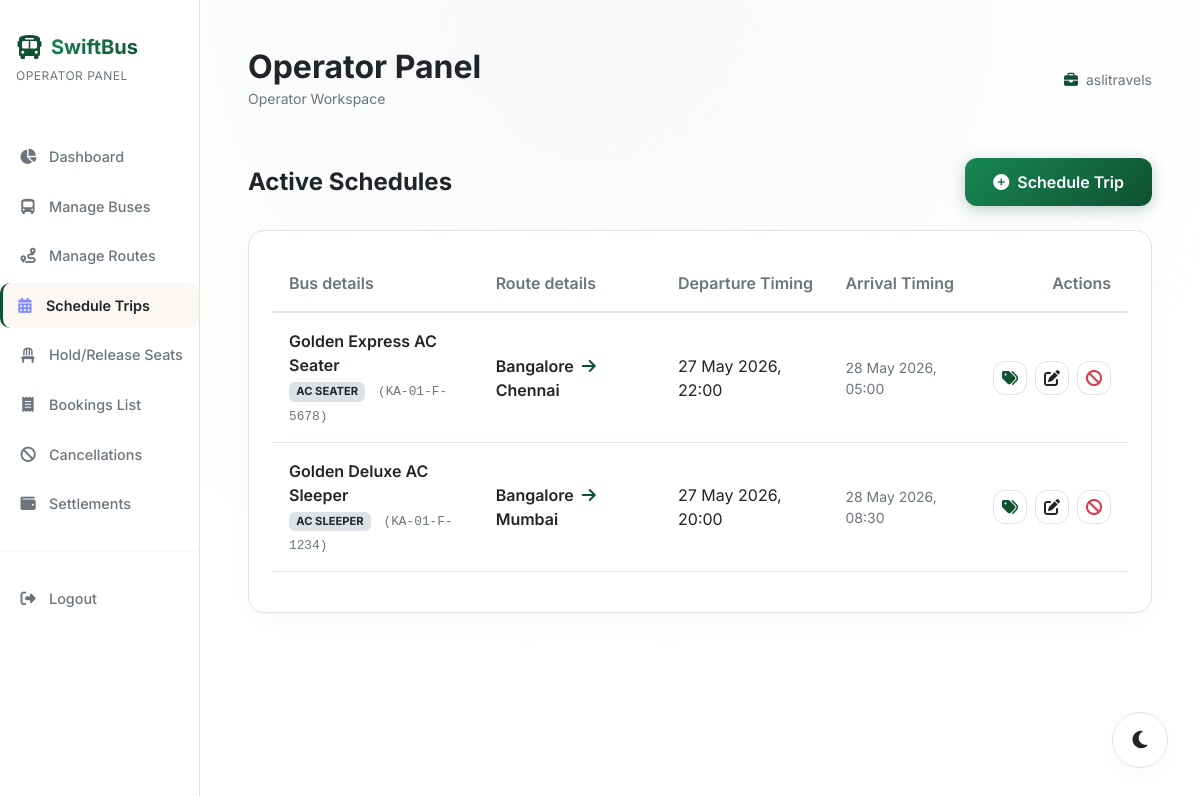
/admin/trips.php (signed in), run on the app's committed database.
### tables this page shows
CREATE TABLE trips (
    id INT AUTO_INCREMENT PRIMARY KEY,
    bus_id INT NOT NULL,
    route_id INT NOT NULL,
    admin_id INT NOT NULL,
    departure_time DATETIME NOT NULL,
    arrival_time DATETIME NOT NULL,
    base_fare DECIMAL(10,2) NOT NULL,
    seat_prices TEXT NULL,  
    status ENUM('active', 'cancelled') NOT NULL DEFAULT 'active',
    FOREIGN KEY (bus_id) REFERENCES buses(id) ON DELETE CASCADE,
    FOREIGN KEY (route_id) REFERENCES routes(id) ON DELETE CASCADE,
    FOREIGN KEY (admin_id) REFERENCES users(id) ON DELETE CASCADE
);

CREATE TABLE buses (
    id INT AUTO_INCREMENT PRIMARY KEY,
    admin_id INT NOT NULL,
    bus_name VARCHAR(100) NOT NULL,
    bus_number VARCHAR(50) NOT NULL,
    bus_type ENUM('AC Sleeper', 'Non-AC Sleeper', 'AC Seater', 'Non-AC Seater') NOT NULL,
    total_seats INT NOT NULL,
    seat_layout_type VARCHAR(20) DEFAULT '2x2',
    status ENUM('active', 'inactive') NOT NULL DEFAULT 'active',
    discount_type ENUM('none', 'percentage', 'fixed') NOT NULL DEFAULT 'none',
    percentage DECIMAL(5,2) NOT NULL DEFAULT 0.00,
    fixed DECIMAL(10,2) NOT NULL DEFAULT 0.00,
    created_at TIMESTAMP DEFAULT CURRENT_TIMESTAMP,
    FOREIGN KEY (admin_id) REFERENCES users(id) ON DELETE CASCADE
);

CREATE TABLE routes (
    id INT AUTO_INCREMENT PRIMARY KEY,
    admin_id INT NOT NULL,
    source VARCHAR(100) NOT NULL,
    destination VARCHAR(100) NOT NULL,
    distance_km INT NOT NULL,
    duration VARCHAR(50) NOT NULL DEFAULT '6 hours',
    pickup_points TEXT NOT NULL,  
    drop_points TEXT NOT NULL,    
    status ENUM('active', 'inactive') NOT NULL DEFAULT 'active',
    FOREIGN KEY (admin_id) REFERENCES users(id) ON DELETE CASCADE
);

### includes/auth_middleware.php (called while the page is built, shortened)
<?php
function get_logged_user() {
    return [
        'id' => $_SESSION['user_id'] ?? null,
        'username' => $_SESSION['username'] ?? 'Guest',
        'role' => $_SESSION['user_role'] ?? 'customer',
        'email' => $_SESSION['user_email'] ?? ''
    ];
}

### admin/trips.php (the view, shortened to what this page needs)
<?php
require_once __DIR__ . '/header.php';
?>
<link rel="stylesheet" href="https://cdn.jsdelivr.net/npm/flatpickr/dist/flatpickr.min.css">
<link rel="stylesheet" href="https://cdn.jsdelivr.net/npm/flatpickr/dist/themes/dark.css">
<?php
$admin_id = $_SESSION['user_id'];
try {
    $stmt = $pdo->prepare("
        SELECT
            t.id AS trip_id,
            t.departure_time,
            t.arrival_time,
            t.base_fare,
            t.bus_id,
            t.route_id,
            t.status AS trip_status,
            b.bus_name,
            b.bus_number,
            b.bus_type,
            r.source,
            r.destination
        FROM trips t
        JOIN buses b ON t.bus_id = b.id
        JOIN routes r ON t.route_id = r.id
        WHERE b.admin_id = ? AND t.status = 'active'
        ORDER BY t.departure_time DESC
    ");
    $stmt->execute([$admin_id]);
    $trips = $stmt->fetchAll();
} catch (PDOException $e) {
    $trips = [];
    $agent_buses = [];
    $agent_routes = [];
}
?>
<div class="d-flex justify-content-between align-items-center mb-4">
    <h4 class="text-white fw-bold mb-0">Active Schedules</h4>
    <button class="btn btn-primary-gradient" data-bs-toggle="modal" data-bs-target="#scheduleTripModal"><i class="fa-solid fa-circle-plus me-2"></i>Schedule Trip</button>
</div>
<div class="glass-card p-4">
    <?php if (count($trips) === 0): ?>
        <div class="text-center py-5 text-secondary small">
            <i class="fa-solid fa-calendar-xmark mb-3 d-block" style="font-size: 3rem; color: #475569;"></i>
            No scheduled active trips. Put your registered buses on routes to accept customer ticket sales.
        </div>
    <?php else: ?>
        <div class="table-responsive">
            <table class="table table-swift table-dark table-hover table-borderless align-middle">
                <thead>
                    <tr>
                        <th>Bus details</th>
                        <th>Route details</th>
                        <th>Departure Timing</th>
                        <th>Arrival Timing</th>
                        <th class="text-end">Actions</th>
                    </tr>
                </thead>
                <tbody>
                    <?php foreach ($trips as $trip): ?>
                        <tr>
                            <td>
                                <span class="fw-semibold text-white d-block"><?= htmlspecialchars($trip['bus_name']) ?></span>
                                <span class="badge bg-secondary small text-uppercase" style="font-size:0.7rem;"><?= htmlspecialchars($trip['bus_type']) ?></span>
                                <span class="font-monospace text-secondary ms-2 small" style="font-size: 0.8rem;">(<?= htmlspecialchars($trip['bus_number']) ?>)</span>
                            </td>
                            <td><span class="fw-semibold text-white"><?= htmlspecialchars($trip['source']) ?> <i class="fa-solid fa-arrow-right mx-1 text-indigo"></i> <?= htmlspecialchars($trip['destination']) ?></span></td>
                            <td class="text-white"><?= date('d M Y, H:i', strtotime($trip['departure_time'])) ?></td>
                            <td class="text-secondary small"><?= date('d M Y, H:i', strtotime($trip['arrival_time'])) ?></td>
                            <td class="text-end">
                                <div class="d-flex gap-2 justify-content-end">
                                    <a href="trip_pricing.php?trip_id=<?= $trip['trip_id'] ?>" class="btn btn-secondary-glass py-1 px-2 small" title="Configure Seat Prices"><i class="fa-solid fa-tags text-indigo"></i></a>
                                    <button class="btn btn-secondary-glass py-1 px-2 edit-trip-btn"
                                            data-id="<?= $trip['trip_id'] ?>"
                                            data-bus="<?= $trip['bus_id'] ?>"
                                            data-route="<?= $trip['route_id'] ?>"
                                            data-dep="<?= date('Y-m-d\TH:i', strtotime($trip['departure_time'])) ?>"
                                            data-arr="<?= date('Y-m-d\TH:i', strtotime($trip['arrival_time'])) ?>"
                                            data-fare="<?= $trip['base_fare'] ?>"
                                            data-status="<?= $trip['trip_status'] ?>"
                                            data-bs-toggle="modal" data-bs-target="#editTripModal" title="Edit Trip"><i class="fa-solid fa-pen-to-square"></i></button>
                                    <button class="btn btn-secondary-glass py-1 px-2 text-danger small delete-trip-btn" data-id="<?= $trip['trip_id'] ?>" data-bs-toggle="modal" data-bs-target="#deleteTripModal" title="Cancel Trip"><i class="fa-solid fa-ban"></i></button>
                                </div>
                            </td>
                        </tr>
                    <?php endforeach; ?>
                </tbody>
            </table>
        </div>
    <?php endif; ?>
</div>
<?php
require_once __DIR__ . '/footer.php';
?>

### admin/header.php (shortened to what this page needs)
<?php
require_once __DIR__ . '/../includes/auth_middleware.php';
$user = get_logged_user();
?>
<!DOCTYPE html>
<html lang="en">
<head>
    <link href="https://cdn.jsdelivr.net/npm/bootstrap@5.3.0/dist/css/bootstrap.min.css" rel="stylesheet">
    <link rel="stylesheet" href="https://cdnjs.cloudflare.com/ajax/libs/font-awesome/6.4.0/css/all.min.css">
    <link rel="stylesheet" href="<?= BASE_URL ?>/assets/css/style.css?v=1.0.2">
</head>
<body>
<div class="container-fluid">
    <div class="row">
        <div class="col-md-3 col-lg-2 px-0 d-none d-md-block sidebar-agent">
            <div class="mb-5 px-3">
                <a href="<?= BASE_URL ?>/index.php" class="text-decoration-none d-flex align-items-center gap-2">
                    <i class="fa-solid fa-bus text-indigo" style="font-size: 1.5rem; color:#818cf8;"></i>
                    <span class="text-gradient fw-bold fs-5"><?= SYSTEM_NAME ?></span>
                </a>
                <span class="text-secondary" style="font-size: 0.75rem; letter-spacing: 0.5px;">OPERATOR PANEL</span>
            </div>
            <nav>
                <?php
                $cur = basename($_SERVER['SCRIPT_NAME']);
                $nav_map = [
                    'configure_layout.php' => 'buses.php',
                    'trip_pricing.php'     => 'trips.php',
                ];
                $cur_nav = $nav_map[$cur] ?? $cur;
                ?>
                <a href="<?= BASE_URL ?>/admin/dashboard.php" class="sidebar-link <?= ($cur_nav === 'dashboard.php') ? 'active' : '' ?>">
                    <i class="fa-solid fa-chart-pie"></i>Dashboard
                </a>
                <a href="<?= BASE_URL ?>/admin/buses.php" class="sidebar-link <?= ($cur_nav === 'buses.php') ? 'active' : '' ?>">
                    <i class="fa-solid fa-bus-simple"></i>Manage Buses
                </a>
                <a href="<?= BASE_URL ?>/admin/routes.php" class="sidebar-link <?= ($cur_nav === 'routes.php') ? 'active' : '' ?>">
                    <i class="fa-solid fa-route"></i>Manage Routes
                </a>
                <a href="<?= BASE_URL ?>/admin/trips.php" class="sidebar-link <?= ($cur_nav === 'trips.php') ? 'active' : '' ?>">
                    <i class="fa-solid fa-calendar-days"></i>Schedule Trips
                </a>
                <a href="<?= BASE_URL ?>/admin/seats.php" class="sidebar-link <?= ($cur_nav === 'seats.php') ? 'active' : '' ?>">
                    <i class="fa-solid fa-chair"></i>Hold/Release Seats
                </a>
                <a href="<?= BASE_URL ?>/admin/bookings.php" class="sidebar-link <?= ($cur_nav === 'bookings.php') ? 'active' : '' ?>">
                    <i class="fa-solid fa-receipt"></i>Bookings List
                </a>
                <a href="<?= BASE_URL ?>/admin/manage_cancellations.php" class="sidebar-link <?= ($cur_nav === 'manage_cancellations.php') ? 'active' : '' ?>">
                    <i class="fa-solid fa-ban"></i>Cancellations
                </a>
                <a href="<?= BASE_URL ?>/admin/settlements.php" class="sidebar-link <?= ($cur_nav === 'settlements.php') ? 'active' : '' ?>">
                    <i class="fa-solid fa-wallet"></i>Settlements
                </a>
                <hr class="border-secondary my-4">
                <a href="<?= BASE_URL ?>/logout.php" class="sidebar-link text-danger">
                    <i class="fa-solid fa-right-from-bracket"></i>Logout
                </a>
            </nav>
        </div>
        <div class="col-md-9 col-lg-10 py-5 px-md-5">
            <div class="d-flex justify-content-between align-items-center mb-5 flex-wrap gap-3">
                <div>
                    <h2 class="fw-bold text-white mb-0"><?= isset($page_title) ? htmlspecialchars($page_title) : 'Operator Panel' ?></h2>
                    <span class="text-secondary small">Operator Workspace</span>
                </div>
                <div class="d-flex align-items-center gap-3">
                    <span class="small text-secondary"><i class="fa-solid fa-briefcase text-indigo me-2"></i><?= htmlspecialchars($user['username']) ?></span>
                </div>
            </div>

### admin/footer.php (shortened to what this page needs)
        </div>
    </div>
</div>
</body>
</html>

### assets/css/style.css (style rules this page uses)
:root { --bg-card: var(--card-bg); --text-main: var(--text-primary); --text-muted: var(--text-secondary); --border-glass: var(--border-color); --accent-gold-gradient: linear-gradient(135deg, #198754 0%, var(--accent-primary) 100%); --bg-glass: rgba(255, 255, 255, 0.95); --seat-available: #198754; --seat-selected: var(--accent-primary); --seat-booked: #DC3545; --seat-hold: #FFC107; --seat-disabled: #BDC3C7; --accent-indigo: var(--accent-primary); --accent-violet: #146C43; --accent-pink: var(--accent-secondary); --shadow-main: 0 10px 30px -10px rgba(0, 0, 0, 0.05); --shadow-hover: 0 15px 35px -5px rgba(15, 81, 50, 0.15); --input-bg: #FFFFFF; --text-white-fixed: #FFFFFF; --body-bg-gradient: radial-gradient(circle at 50% 0%, var(--bg-secondary) 0%, var(--bg-primary) 70%); --btn-close-filter: invert(0) grayscale(1) brightness(0); }
body { font-family: 'Inter', sans-serif; background: var(--body-bg-gradient); color: var(--text-main); min-height: 100vh; margin: 0; overflow-x: hidden; transition: background 0.3s ease, color 0.3s ease; }
.glass-card { background: var(--bg-card); border: 1px solid var(--border-glass); border-radius: 16px; box-shadow: var(--shadow-main); transition: all 0.3s cubic-bezier(0.4, 0, 0.2, 1); }
.text-gradient { background: var(--accent-gold-gradient); -webkit-background-clip: text; -webkit-text-fill-color: transparent; }
.btn-primary-gradient { background: var(--accent-gold-gradient); border: none; color: var(--text-white-fixed) !important; font-weight: 600; padding: 0.75rem 1.75rem; border-radius: 12px; box-shadow: 0 4px 15px rgba(15, 81, 50, 0.25); transition: all 0.3s ease; }
.btn-secondary-glass { background: var(--bg-card); border: 1px solid var(--border-glass); color: var(--text-main); font-weight: 500; padding: 0.75rem 1.75rem; border-radius: 12px; transition: all 0.3s ease; }
.table-swift, .table-swift.table-dark { background-color: transparent !important; --bs-table-bg: transparent !important; --bs-table-color: var(--text-main) !important; --bs-table-hover-color: var(--text-main) !important; --bs-table-hover-bg: var(--bg-secondary) !important; color: var(--text-main) !important; }
.table-swift tr { border-bottom: 1px solid var(--border-glass); }
.table-swift th { font-weight: 600; color: var(--text-muted); border-bottom: 2px solid var(--border-glass) !important; padding: 1rem; }
.table-swift td { padding: 1rem; vertical-align: middle; }
body .sidebar-admin, body .sidebar-agent { background: var(--bg-card) !important; border-right: 1px solid var(--border-glass) !important; }
.sidebar-link { color: var(--text-muted) !important; }
.sidebar-link:hover, .sidebar-link.active { color: var(--text-main) !important; background: rgba(200, 169, 107, 0.08) !important; border-left: 3px solid var(--accent-primary) !important; }
.text-white { color: var(--text-main) !important; }
.text-secondary { color: var(--text-muted) !important; }
.bg-secondary { background-color: var(--border-glass) !important; color: var(--text-main) !important; }
.border-secondary { border-color: var(--border-glass) !important; }
.text-indigo { color: var(--accent-primary) !important; }
html, body { min-height: 100vh; display: flex; flex-direction: column; }

### assets/css/theme.css (style rules this page uses)
:root { --bg-primary: #FFFFFF; --bg-secondary: #F8F9FA; --card-bg: #FFFFFF; --accent-primary: #0F5132; --accent-secondary: #146C43; --text-primary: #212529; --text-secondary: #6C757D; --border-color: #DEE2E6; --success: #198754; --warning: #FFC107; --danger: #DC3545; --indigo: #0F5132; --indigo-rgb: 15, 81, 50; --border-glass: rgba(222, 226, 230, 0.5); --shadow-diffusion: 0 10px 30px -10px rgba(0,0,0,0.05); }
body { background-color: var(--bg-primary) !important; color: var(--text-primary) !important; transition: background-color 0.3s ease, color 0.3s ease; }

### admin/header.php (style rules this page uses)
.sidebar-agent { min-height: 100vh; border-right: 1px solid var(--border-glass); background: rgba(15, 23, 42, 0.7); backdrop-filter: blur(10px); padding: 2rem 1.5rem; }
.sidebar-link { display: flex; align-items: center; gap: 12px; color: rgba(255,255,255,0.55); text-decoration: none; padding: 0.75rem 1rem; border-radius: 10px; font-weight: 500; font-size: 0.9rem; transition: all 0.2s ease; margin-bottom: 0.25rem; border-left: 3px solid transparent; }
.sidebar-link i { width: 18px; text-align: center; font-size: 0.95rem; }
.sidebar-link.active { color: #ffffff; background: rgba(129, 140, 248, 0.15); border-left: 3px solid #818cf8; padding-left: calc(1rem - 3px); font-weight: 600; }
.sidebar-link.active i { color: #818cf8; }

### data on the page
trips: bus.bus_name "Golden Express AC Seater", bus.bus_type "AC SEATER", bus.bus_number "KA-01-F-5678", route.source "Bangalore", route.destination "Chennai", departure_time "27 May 2026, 22:00", arrival_time "28 May 2026, 05:00"
trips: bus.bus_name "Golden Deluxe AC Sleeper", bus.bus_type "AC SLEEPER", bus.bus_number "KA-01-F-1234", route.source "Bangalore", route.destination "Mumbai", departure_time "27 May 2026, 20:00", arrival_time "28 May 2026, 08:30"

### other printed values
SYSTEM_NAME "SwiftBus"
$user['username'] "aslitravels"
